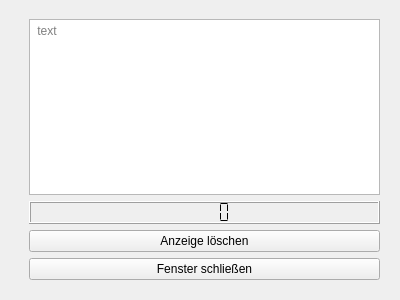
<?xml version="1.0" encoding="UTF-8"?>
<ui version="4.0">
 <class>ExtraFenster</class>
 <widget class="QWidget" name="ExtraFenster">
  <property name="geometry">
   <rect>
    <x>0</x>
    <y>0</y>
    <width>400</width>
    <height>300</height>
   </rect>
  </property>
  <property name="windowTitle">
   <string>Debug Information</string>
  </property>
  <widget class="QWidget" name="verticalLayoutWidget">
   <property name="geometry">
    <rect>
     <x>29</x>
     <y>19</y>
     <width>351</width>
     <height>261</height>
    </rect>
   </property>
   <layout class="QVBoxLayout" name="verticalLayout">
    <item>
     <widget class="QPlainTextEdit" name="anzeigeBereich">
      <property name="placeholderText">
       <string> text</string>
      </property>
     </widget>
    </item>
    <item>
     <widget class="QLCDNumber" name="lcdNumber">
      <property name="font">
       <font>
        <weight>75</weight>
        <bold>true</bold>
       </font>
      </property>
      <property name="segmentStyle">
       <enum>QLCDNumber::Flat</enum>
      </property>
     </widget>
    </item>
    <item>
     <widget class="QPushButton" name="pushButton_CLS">
      <property name="text">
       <string>Anzeige löschen</string>
      </property>
     </widget>
    </item>
    <item>
     <widget class="QPushButton" name="pushButton_Close">
      <property name="text">
       <string>Fenster schließen</string>
      </property>
     </widget>
    </item>
   </layout>
  </widget>
 </widget>
 <resources/>
 <connections>
  <connection>
   <sender>pushButton_CLS</sender>
   <signal>clicked()</signal>
   <receiver>anzeigeBereich</receiver>
   <slot>clear()</slot>
   <hints>
    <hint type="sourcelabel">
     <x>204</x>
     <y>238</y>
    </hint>
    <hint type="destinationlabel">
     <x>204</x>
     <y>120</y>
    </hint>
   </hints>
  </connection>
 </connections>
</ui>
